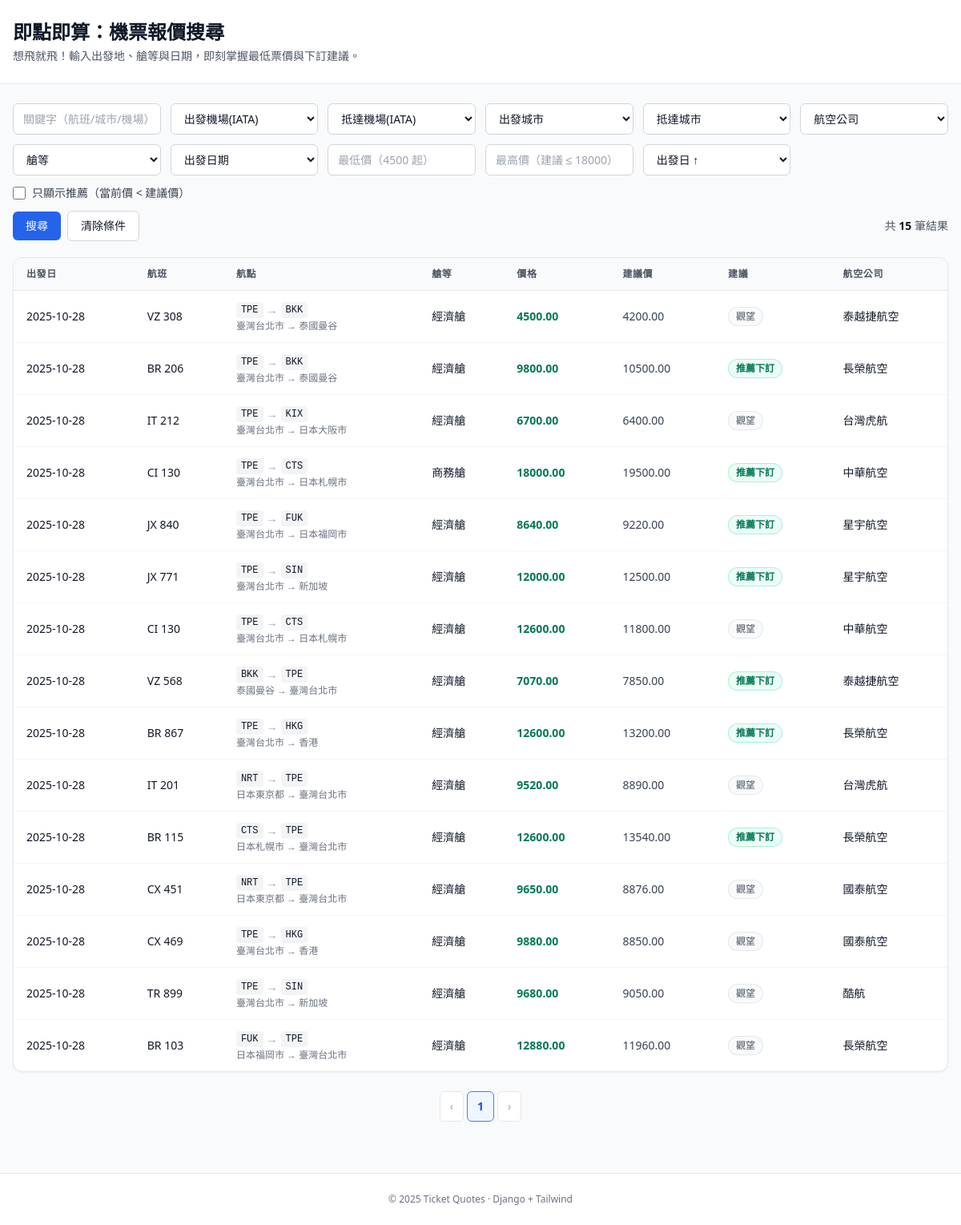
The page /ticket/quote/ on the database its author committed.
### apps/ticket/models/Price.py (models this page shows, shortened)
class Price(models.Model):
    ticket = models.ForeignKey(
        Ticket,
        on_delete=models.CASCADE,
        related_name='prices',
        verbose_name='航班資訊',
        null=True, blank=True         # 先允許為空，等搬完資料再鎖回來
    )
    depDate = models.DateField(verbose_name='出發日期')
    arrDate = models.DateField(verbose_name='抵達日期')
    Class = models.CharField(max_length=10, verbose_name='艙等')
    aircraftType = models.CharField(max_length=20, verbose_name='機型')
    price = models.DecimalField(max_digits=10, decimal_places=2, verbose_name='當前票價')
    recPrice = models.DecimalField(max_digits=10, decimal_places=2, verbose_name='推薦票價')
    currency = models.CharField(max_length=3, default='TWD', verbose_name='幣別')
    class Meta:
        verbose_name = '票價'
        verbose_name_plural = '票價'
        constraints = [
            models.UniqueConstraint(fields=['ticket', 'depDate', 'Class'],
                                    name='uniq_ticket_date_cabin'),
            models.CheckConstraint(check=models.Q(price__gte=0), name='price_non_negative'),
            models.CheckConstraint(check=models.Q(recPrice__gte=0), name='recprice_non_negative'),
        ]
        indexes = [
            models.Index(fields=['ticket', 'depDate']),
            models.Index(fields=['depDate']),
        ]

### apps/ticket/models/Ticket.py (models this page shows, shortened)
class Ticket(models.Model):
    flightCode = models.CharField(max_length=10, unique=True, verbose_name='航班代碼')
    airline = models.CharField(max_length=50, verbose_name='航空公司')
    depTime = models.TimeField(verbose_name='出發時間')
    arrTime = models.TimeField(verbose_name='抵達時間')
    depCity = models.CharField(null=True, blank=True, max_length=50, verbose_name='出發城市')
    arrCity = models.CharField(null=True, blank=True, max_length=50, verbose_name='抵達城市')
    depAirport = models.CharField(max_length=50, verbose_name='出發機場')
    arrAirport = models.CharField(max_length=50, verbose_name='抵達機場')
    depAirportCode = models.CharField(null=True, blank=True, max_length=5, verbose_name='出發機場代號')
    arrAirportCode = models.CharField(null=True, blank=True, max_length=5, verbose_name='抵達機場代號')
    airlineinfo = models.ForeignKey(
        Airline,
        on_delete=models.PROTECT,
        related_name='tickets',
        verbose_name='航空公司資訊',
        null=True, blank=True
    )
    class Meta:
        verbose_name = '航班資訊'
        verbose_name_plural = '航班資訊'
        ordering = ['depTime']
        db_table = 'ticket_info'

### apps/ticket/views.py (the view, shortened to what this page needs)
# urls.py: path('quote/', views.quote_search_page, name='quote_search'),      # ✅ 以 GET 篩選的頁面
def quote_search_page(request):
    params = request.GET
    q         = params.get('q', '').strip()
    dep_code  = params.get('dep_airport', '').strip().upper()
    arr_code  = params.get('arr_airport', '').strip().upper()
    dep_city  = params.get('dep_city', '').strip()
    arr_city  = params.get('arr_city', '').strip()
    airline   = params.get('airline', '').strip()
    cabin     = params.get('cabin', '').strip()
    dep_date  = params.get('dep_date', '').strip()
    min_p     = params.get('min_price', '').strip()
    max_p     = params.get('max_price', '').strip()
    order_by  = params.get('order_by', 'depDate').strip()  # 預設依出發日
    page      = params.get('page', '1').strip()
    recommend_only = params.get('recommend_only', '').strip()
    ORDERABLE = {
        'depDate': 'depDate', '-depDate': '-depDate',
        'price': 'price', '-price': '-price',
        'recPrice': 'recPrice', '-recPrice': '-recPrice',
    }
    order_expr = ORDERABLE.get(order_by, 'depDate')
    qs = (
        Price.objects
        .select_related('ticket')
        .all()
    )
    if dep_code:
        qs = qs.filter(ticket__depAirportCode__iexact=dep_code)
    if arr_code:
        qs = qs.filter(ticket__arrAirportCode__iexact=arr_code)
    if dep_city:
        qs = qs.filter(ticket__depCity__icontains=dep_city)
    if arr_city:
        qs = qs.filter(ticket__arrCity__icontains=arr_city)
    if airline:
        qs = qs.filter(ticket__airline__icontains=airline)
    if cabin:
        qs = qs.filter(Class__iexact=cabin)
    if dep_date:
        try:
            d = datetime.strptime(dep_date, '%Y-%m-%d').date() #
            qs = qs.filter(depDate=d)
        except ValueError:
            pass
    if min_p.isdigit():
        qs = qs.filter(price__gte=int(min_p)) #
    if max_p.isdigit():
        qs = qs.filter(price__lte=int(max_p))
    if recommend_only in ('1', 'true', 'on', 'yes'):
        qs = qs.filter(price__lt=F('recPrice')) #
    qs = qs.order_by(order_expr)
    paginator = Paginator(qs, 20)  # 每頁 20 筆
    page_obj = paginator.get_page(page)
    dep_airport_choices = (
        Ticket.objects.exclude(depAirportCode__isnull=True).exclude(depAirportCode__exact='')
        .values_list('depAirportCode', flat=True).distinct().order_by('depAirportCode')
    )
    arr_airport_choices = (
        Ticket.objects.exclude(arrAirportCode__isnull=True).exclude(arrAirportCode__exact='')
        .values_list('arrAirportCode', flat=True).distinct().order_by('arrAirportCode')
    )
    dep_city_choices = (
        Ticket.objects.exclude(depCity__isnull=True).exclude(depCity__exact='')
        .values_list('depCity', flat=True).distinct().order_by('depCity')
    )
    arr_city_choices = (
        Ticket.objects.exclude(arrCity__isnull=True).exclude(arrCity__exact='')
        .values_list('arrCity', flat=True).distinct().order_by('arrCity')
    )
    airline_choices = (
        Ticket.objects.exclude(airline__isnull=True).exclude(airline__exact='')
        .values_list('airline', flat=True).distinct().order_by('airline')
    )
    cabin_choices = (
        Price.objects.exclude(Class__isnull=True).exclude(Class__exact='')
        .values_list('Class', flat=True).distinct().order_by('Class')
    )
    date_choices = (
        Price.objects.values_list('depDate', flat=True).distinct().order_by('depDate')
    )
    agg = Price.objects.aggregate(min_price=Min('price'), max_price=Max('price'))
    context = {
        'page_obj': page_obj,
        'total_count': paginator.count,
        'current': {  # 回填目前查詢值，模板可直接拿來 selected/value
            'q': q, 'dep_airport': dep_code, 'arr_airport': arr_code,
            'dep_city': dep_city, 'arr_city': arr_city,
            'airline': airline, 'cabin': cabin, 'dep_date': dep_date,
            'min_price': min_p, 'max_price': max_p, 'order_by': order_by,
            'recommend_only': recommend_only,
        },
        'dep_airport_choices': dep_airport_choices,
        'arr_airport_choices': arr_airport_choices,
        'dep_city_choices': dep_city_choices,
        'arr_city_choices': arr_city_choices,
        'airline_choices': airline_choices,
        'cabin_choices': cabin_choices,
        'date_choices': date_choices,
        'price_min_suggest': agg['min_price'] or 0,
        'price_max_suggest': agg['max_price'] or 0,
        'order_whitelist': ORDERABLE.keys(),
    }
    return render(request, "ticket/quote_search.html", context)

### apps/ticket/templates/ticket/quote_search.html (shortened to what this page needs)
<!DOCTYPE html>
<html lang="zh-Hant">
<head>
  <script src="https://cdn.tailwindcss.com"></script>
</head>
<body class="bg-gray-50 text-gray-900">
  <header class="border-b bg-white">
    <div class="mx-auto max-w-7xl px-4 py-6">
      <h1 class="text-2xl font-bold">即點即算：機票報價搜尋</h1>
      <p class="mt-1 text-sm text-gray-600">想飛就飛！輸入出發地、艙等與日期，即刻掌握最低票價與下訂建議。</p>
    </div>
  </header>
  <main class="mx-auto max-w-7xl px-4 py-6">
    <form id="searchForm" method="get" class="mb-5 grid gap-3 sm:grid-cols-2 lg:grid-cols-6">
      <input
        type="text" name="q" value="{{ current.q }}"
        placeholder="關鍵字（航班/城市/機場）"
        class="w-full rounded-md border border-gray-300 bg-white px-3 py-2 text-sm focus:outline-none focus:ring-2 focus:ring-blue-500"
      />
      <select name="dep_airport"
        class="w-full rounded-md border border-gray-300 bg-white px-3 py-2 text-sm focus:outline-none focus:ring-2 focus:ring-blue-500">
        <option value="">出發機場(IATA)</option>
      </select>
      <select name="arr_airport"
        class="w-full rounded-md border border-gray-300 bg-white px-3 py-2 text-sm focus:outline-none focus:ring-2 focus:ring-blue-500">
        <option value="">抵達機場(IATA)</option>
      </select>
      <select name="dep_city"
        class="w-full rounded-md border border-gray-300 bg-white px-3 py-2 text-sm focus:outline-none focus:ring-2 focus:ring-blue-500">
        <option value="">出發城市</option>
      </select>
      <select name="arr_city"
        class="w-full rounded-md border border-gray-300 bg-white px-3 py-2 text-sm focus:outline-none focus:ring-2 focus:ring-blue-500">
        <option value="">抵達城市</option>
      </select>
      <select name="airline"
        class="w-full rounded-md border border-gray-300 bg-white px-3 py-2 text-sm focus:outline-none focus:ring-2 focus:ring-blue-500">
        <option value="">航空公司</option>
      </select>
      <select name="cabin"
        class="w-full rounded-md border border-gray-300 bg-white px-3 py-2 text-sm focus:outline-none focus:ring-2 focus:ring-blue-500">
        <option value="">艙等</option>
      </select>
      <select name="dep_date"
        class="w-full rounded-md border border-gray-300 bg-white px-3 py-2 text-sm focus:outline-none focus:ring-2 focus:ring-blue-500">
        <option value="">出發日期</option>
      </select>
      <input
        type="number" inputmode="numeric" name="min_price" value="{{ current.min_price }}"
        placeholder="最低價（{{ price_min_suggest }} 起）"
        class="w-full rounded-md border border-gray-300 bg-white px-3 py-2 text-sm focus:outline-none focus:ring-2 focus:ring-blue-500"
      />
      <input
        type="number" inputmode="numeric" name="max_price" value="{{ current.max_price }}"
        placeholder="最高價（建議 ≤ {{ price_max_suggest }}）"
        class="w-full rounded-md border border-gray-300 bg-white px-3 py-2 text-sm focus:outline-none focus:ring-2 focus:ring-blue-500"
      />
      <select name="order_by"
        class="w-full rounded-md border border-gray-300 bg-white px-3 py-2 text-sm focus:outline-none focus:ring-2 focus:ring-blue-500">
        <option value="depDate"  {% if current.order_by == 'depDate' %}selected{% endif %}>出發日 ↑</option>
      </select>
      <label class="col-span-full inline-flex items-center gap-2 text-sm text-gray-700">
        <input
          type="checkbox" name="recommend_only" value="1"
          class="h-4 w-4 rounded border-gray-300 text-blue-600 focus:ring-blue-500"
        />
        只顯示推薦（當前價 < 建議價）
      </label>
      <div class="col-span-full flex items-center gap-2">
        <button
          type="submit"
          class="inline-flex items-center rounded-md bg-blue-600 px-4 py-2 text-sm font-medium text-white hover:bg-blue-700"
        >搜尋</button>
        <a
          href="{% url 'ticket:quote_search' %}"
          class="inline-flex items-center rounded-md border border-gray-300 bg-white px-4 py-2 text-sm hover:bg-gray-50"
        >清除條件</a>
        <span class="ml-auto text-sm text-gray-600">共
          <span class="font-semibold text-gray-900">{{ total_count }}</span> 筆結果
        </span>
      </div>
    </form>
    <div class="overflow-auto rounded-xl border border-gray-200 bg-white shadow-sm">
      <table class="min-w-full divide-y divide-gray-200">
        <thead class="bg-gray-50 sticky top-0 z-10">
          <tr>
            <th class="px-4 py-3 text-left text-xs font-semibold uppercase tracking-wider text-gray-600">出發日</th>
            <th class="px-4 py-3 text-left text-xs font-semibold uppercase tracking-wider text-gray-600">航班</th>
            <th class="px-4 py-3 text-left text-xs font-semibold uppercase tracking-wider text-gray-600">航點</th>
            <th class="px-4 py-3 text-left text-xs font-semibold uppercase tracking-wider text-gray-600">艙等</th>
            <th class="px-4 py-3 text-left text-xs font-semibold uppercase tracking-wider text-gray-600">價格</th>
            <th class="px-4 py-3 text-left text-xs font-semibold uppercase tracking-wider text-gray-600">建議價</th>
            <th class="px-4 py-3 text-left text-xs font-semibold uppercase tracking-wider text-gray-600">建議</th>
            <th class="px-4 py-3 text-left text-xs font-semibold uppercase tracking-wider text-gray-600">航空公司</th>
          </tr>
        </thead>
        <tbody class="divide-y divide-gray-100">
          {% for p in page_obj %}
            <tr class="hover:bg-gray-50">
              <td class="px-4 py-3 whitespace-nowrap text-sm">{{ p.depDate|date:"Y-m-d" }}</td>
              <td class="px-4 py-3 whitespace-nowrap text-sm font-medium text-gray-900">{{ p.ticket.flightCode }}</td>
              <td class="px-4 py-3 whitespace-nowrap text-sm">
                <span class="inline-flex items-center gap-1">
                  <span class="font-mono text-xs bg-gray-100 px-1.5 py-0.5 rounded">{{ p.ticket.depAirportCode }}</span>
                  <span class="text-gray-400">→</span>
                  <span class="font-mono text-xs bg-gray-100 px-1.5 py-0.5 rounded">{{ p.ticket.arrAirportCode }}</span>
                </span>
                <div class="mt-0.5 text-xs text-gray-500">
                  {{ p.ticket.depCity }} → {{ p.ticket.arrCity }}
                </div>
              </td>
              <td class="px-4 py-3 whitespace-nowrap text-sm">{{ p.Class }}</td>
              <td class="px-4 py-3 whitespace-nowrap text-sm font-semibold text-emerald-700">{{ p.price }}</td>
              <td class="px-4 py-3 whitespace-nowrap text-sm text-gray-700">{{ p.recPrice }}</td>
              <td class="px-4 py-3 whitespace-nowrap text-sm">
                {% if p.price < p.recPrice %}
                  <span class="inline-flex items-center rounded-full bg-emerald-50 px-2.5 py-1 text-xs font-semibold text-emerald-700 ring-1 ring-inset ring-emerald-200">
                    推薦下訂
                  </span>
                {% else %}
                  <span class="inline-flex items-center rounded-full bg-gray-50 px-2.5 py-1 text-xs font-medium text-gray-600 ring-1 ring-inset ring-gray-200">
                    觀望
                  </span>
                {% endif %}
              </td>
              <td class="px-4 py-3 whitespace-nowrap text-sm">{{ p.ticket.airline }}</td>
            </tr>
          {% empty %}
            <tr>
              <td colspan="8" class="px-4 py-6 text-center text-sm text-gray-500">沒有符合條件的資料</td>
            </tr>
          {% endfor %}
        </tbody>
      </table>
    </div>
    <nav class="mt-6 flex items-center justify-center" aria-label="Pagination">
      <ul class="inline-flex items-center gap-1">
        {% if page_obj.has_previous %}
          <li>
            <a
              class="inline-flex select-none items-center rounded-md border border-gray-300 bg-white px-3 py-2 text-sm hover:bg-gray-50"
              href="?{% for k,v in current.items %}{% if k != 'page' and v %}{{ k }}={{ v|urlencode }}&{% endif %}{% endfor %}page={{ page_obj.previous_page_number }}"
              aria-label="上一頁"
            >‹</a>
          </li>
        {% else %}
          <li>
            <span class="inline-flex select-none items-center rounded-md border border-gray-200 bg-white px-3 py-2 text-sm text-gray-400" aria-disabled="true">‹</span>
          </li>
        {% endif %}
        <li>
          <span class="inline-flex items-center rounded-md border border-blue-500 bg-blue-50 px-3 py-2 text-sm font-semibold text-blue-700" aria-current="page">
            {{ page_obj.number }}
          </span>
        </li>
        {% if page_obj.has_next %}
          <li>
            <a
              class="inline-flex select-none items-center rounded-md border border-gray-300 bg-white px-3 py-2 text-sm hover:bg-gray-50"
              href="?{% for k,v in current.items %}{% if k != 'page' and v %}{{ k }}={{ v|urlencode }}&{% endif %}{% endfor %}page={{ page_obj.next_page_number }}"
              aria-label="下一頁"
            >›</a>
          </li>
        {% else %}
          <li>
            <span class="inline-flex select-none items-center rounded-md border border-gray-200 bg-white px-3 py-2 text-sm text-gray-400" aria-disabled="true">›</span>
          </li>
        {% endif %}
      </ul>
    </nav>
  </main>
  <footer class="mt-10 border-t bg-white">
    <div class="mx-auto max-w-7xl px-4 py-6 text-center text-xs text-gray-500">
      © {% now "Y" %} Ticket Quotes · Django + Tailwind
    </div>
  </footer>
</body>
</html>

### rows shown on the page
Price: depDate "2025-10-28", ticket.flightCode "VZ 308", ticket.depAirportCode "TPE", ticket.arrAirportCode "BKK", ticket.depCity "臺灣台北市", ticket.arrCity "泰國曼谷", Class "經濟艙", price "4500.00", recPrice "4200.00", shows "觀望", ticket.airline "泰越捷航空"
Price: depDate "2025-10-28", ticket.flightCode "BR 206", ticket.depAirportCode "TPE", ticket.arrAirportCode "BKK", ticket.depCity "臺灣台北市", ticket.arrCity "泰國曼谷", Class "經濟艙", price "9800.00", recPrice "10500.00", shows "推薦下訂", ticket.airline "長榮航空"
Price: depDate "2025-10-28", ticket.flightCode "IT 212", ticket.depAirportCode "TPE", ticket.arrAirportCode "KIX", ticket.depCity "臺灣台北市", ticket.arrCity "日本大阪市", Class "經濟艙", price "6700.00", recPrice "6400.00", shows "觀望", ticket.airline "台灣虎航"
Price: depDate "2025-10-28", ticket.flightCode "CI 130", ticket.depAirportCode "TPE", ticket.arrAirportCode "CTS", ticket.depCity "臺灣台北市", ticket.arrCity "日本札幌市", Class "商務艙", price "18000.00", recPrice "19500.00", shows "推薦下訂", ticket.airline "中華航空"
Price: depDate "2025-10-28", ticket.flightCode "JX 840", ticket.depAirportCode "TPE", ticket.arrAirportCode "FUK", ticket.depCity "臺灣台北市", ticket.arrCity "日本福岡市", Class "經濟艙", price "8640.00", recPrice "9220.00", shows "推薦下訂", ticket.airline "星宇航空"
Price: depDate "2025-10-28", ticket.flightCode "JX 771", ticket.depAirportCode "TPE", ticket.arrAirportCode "SIN", ticket.depCity "臺灣台北市", ticket.arrCity "新加坡", Class "經濟艙", price "12000.00", recPrice "12500.00", shows "推薦下訂", ticket.airline "星宇航空"
Price: depDate "2025-10-28", ticket.flightCode "CI 130", ticket.depAirportCode "TPE", ticket.arrAirportCode "CTS", ticket.depCity "臺灣台北市", ticket.arrCity "日本札幌市", Class "經濟艙", price "12600.00", recPrice "11800.00", shows "觀望", ticket.airline "中華航空"
Price: depDate "2025-10-28", ticket.flightCode "VZ 568", ticket.depAirportCode "BKK", ticket.arrAirportCode "TPE", ticket.depCity "泰國曼谷", ticket.arrCity "臺灣台北市", Class "經濟艙", price "7070.00", recPrice "7850.00", shows "推薦下訂", ticket.airline "泰越捷航空"
Price: depDate "2025-10-28", ticket.flightCode "BR 867", ticket.depAirportCode "TPE", ticket.arrAirportCode "HKG", ticket.depCity "臺灣台北市", ticket.arrCity "香港", Class "經濟艙", price "12600.00", recPrice "13200.00", shows "推薦下訂", ticket.airline "長榮航空"
Price: depDate "2025-10-28", ticket.flightCode "IT 201", ticket.depAirportCode "NRT", ticket.arrAirportCode "TPE", ticket.depCity "日本東京都", ticket.arrCity "臺灣台北市", Class "經濟艙", price "9520.00", recPrice "8890.00", shows "觀望", ticket.airline "台灣虎航"
Price: depDate "2025-10-28", ticket.flightCode "BR 115", ticket.depAirportCode "CTS", ticket.arrAirportCode "TPE", ticket.depCity "日本札幌市", ticket.arrCity "臺灣台北市", Class "經濟艙", price "12600.00", recPrice "13540.00", shows "推薦下訂", ticket.airline "長榮航空"
Price: depDate "2025-10-28", ticket.flightCode "CX 451", ticket.depAirportCode "NRT", ticket.arrAirportCode "TPE", ticket.depCity "日本東京都", ticket.arrCity "臺灣台北市", Class "經濟艙", price "9650.00", recPrice "8876.00", shows "觀望", ticket.airline "國泰航空"
Price: depDate "2025-10-28", ticket.flightCode "CX 469", ticket.depAirportCode "TPE", ticket.arrAirportCode "HKG", ticket.depCity "臺灣台北市", ticket.arrCity "香港", Class "經濟艙", price "9880.00", recPrice "8850.00", shows "觀望", ticket.airline "國泰航空"
Price: depDate "2025-10-28", ticket.flightCode "TR 899", ticket.depAirportCode "TPE", ticket.arrAirportCode "SIN", ticket.depCity "臺灣台北市", ticket.arrCity "新加坡", Class "經濟艙", price "9680.00", recPrice "9050.00", shows "觀望", ticket.airline "酷航"
Price: depDate "2025-10-28", ticket.flightCode "BR 103", ticket.depAirportCode "FUK", ticket.arrAirportCode "TPE", ticket.depCity "日本福岡市", ticket.arrCity "臺灣台北市", Class "經濟艙", price "12880.00", recPrice "11960.00", shows "觀望", ticket.airline "長榮航空"

### other values the page prints
{{ total_count }} "15"
{{ page_obj.number }} "1"
